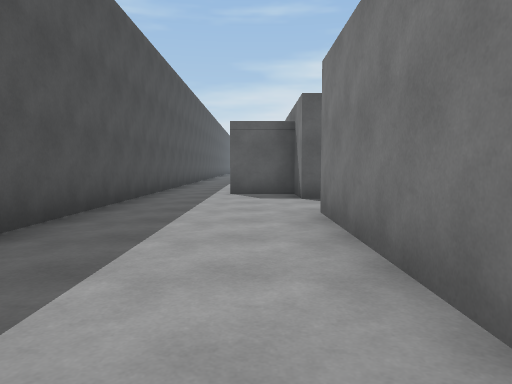
view 1 (above)

12 first-person views from a walk through a Unity game level. The camera is 1.2 m above the floor, tilts 4° down and sees 70° across. The floor is counted in squares, 2 m on a side. Each view is taken from the middle of a square. On the plan, view 1 faces up. The plan holds only what a view shows up to about 10 squares ahead; the rest is blank. The place goes on beyond the plan. The player is left out.

view 2
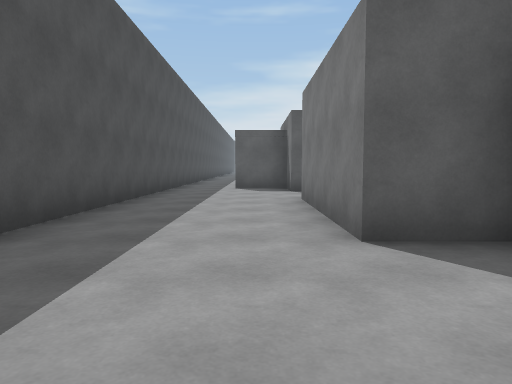

view 3
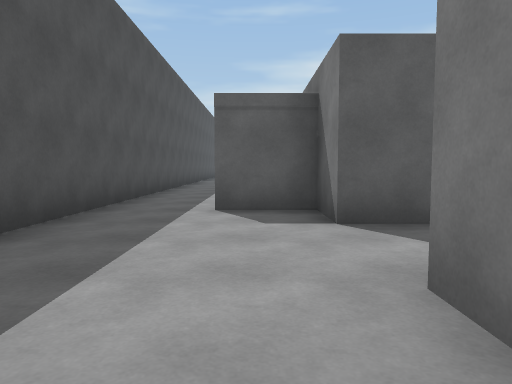

view 4
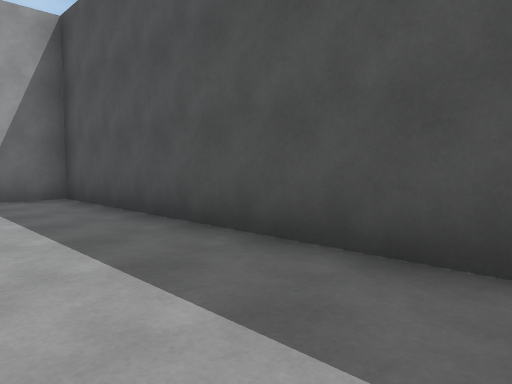

view 5
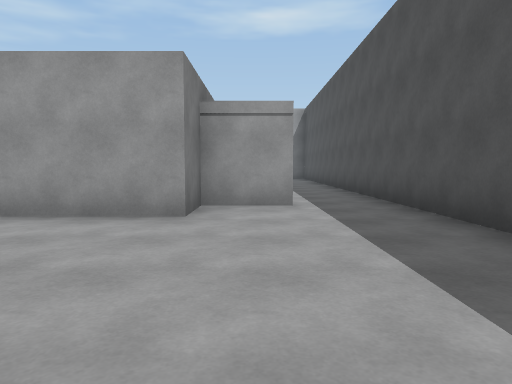

view 6
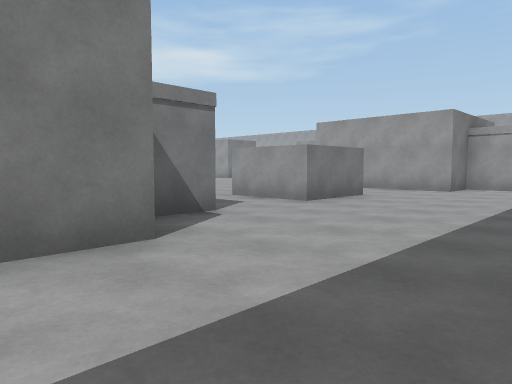

view 7
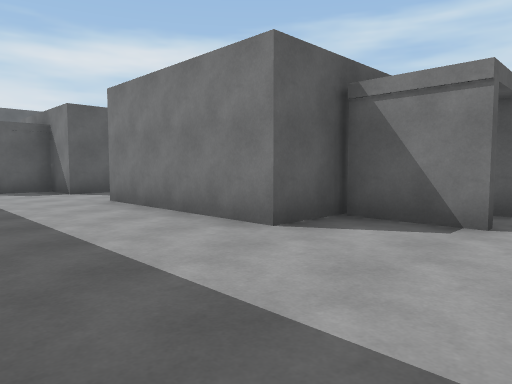

view 8
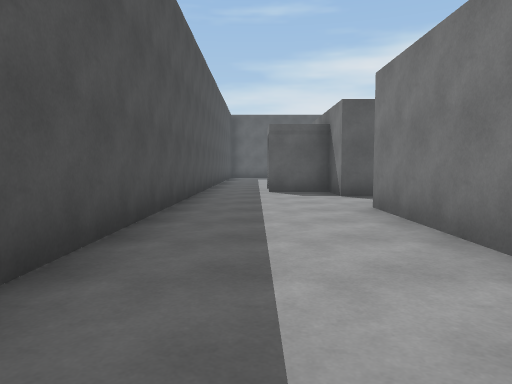

view 9
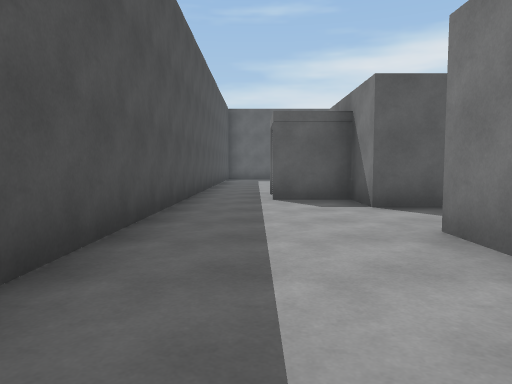

view 10
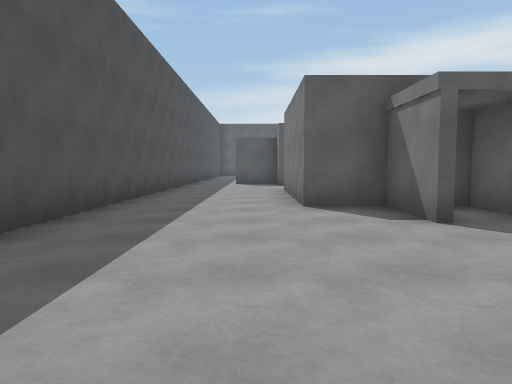

view 11
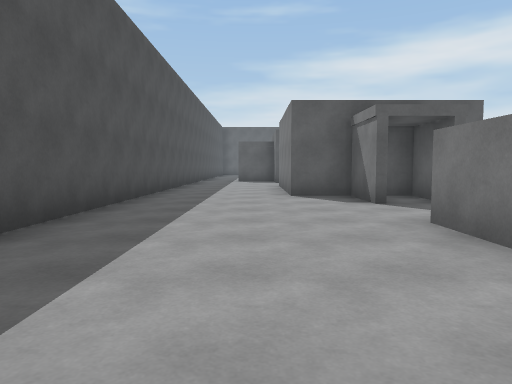

view 12
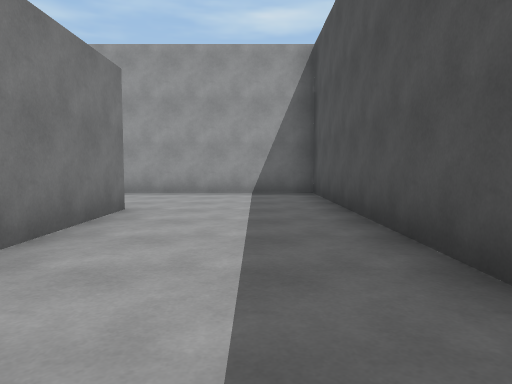

### Floor plan
Points are (right, up) in squares from view 1. A wall is a line through its corners. A room is listed if a view was taken in it or the views show most of it. See-through windows are left out.
Room 1 (views 1, 2, 3, 4, 11, 12)
walls: (0.8, 6.8) (0.8, 8) (-0.6, 8); (-0.6, 9.4) (0.8, 9.4) (0.8, 10.7) (3.1, 10.7); (2.1, 0.9) (0.8, 0.9) (0.8, 4.9); (-2.3, 10.5) (-2.3, -2.2) (0.6, -2.2)
ways out: opening at (-0.5, 10.5) to room 2; opening at (0, 5.5); opening at (0.5, -1.5); opening at (2.5, 11.5)
Room 2 (views 5, 6, 7, 8, 9, 10)
walls: (1.9, 16.8) (1.9, 18.4); (3.2, 18.5) (0.8, 18.5) (0.8, 22.4); (1.9, 12.9) (1.9, 14.9) (3.9, 14.9); (0.8, 24.4) (0.8, 25.6) (-0.8, 25.6); (-2.3, 29) (-2.3, 10.5)
ways out: opening at (-0.5, 10.5) to room 1; opening at (-0.8, 25.5); opening at (2.5, 16)

Positions as (right, up) in squares from view 1, and headings:
1: (0, 0), facing up
2: (0, -2), facing up
3: (0, 3), facing up
4: (0, 5), facing down-left
5: (0, 15), facing down
6: (-2, 20), facing down-right
7: (-2, 16), facing up-right
8: (-1, 17), facing up
9: (-1, 19), facing up
10: (0, 13), facing up
11: (0, 11), facing up
12: (-1, 6), facing down
